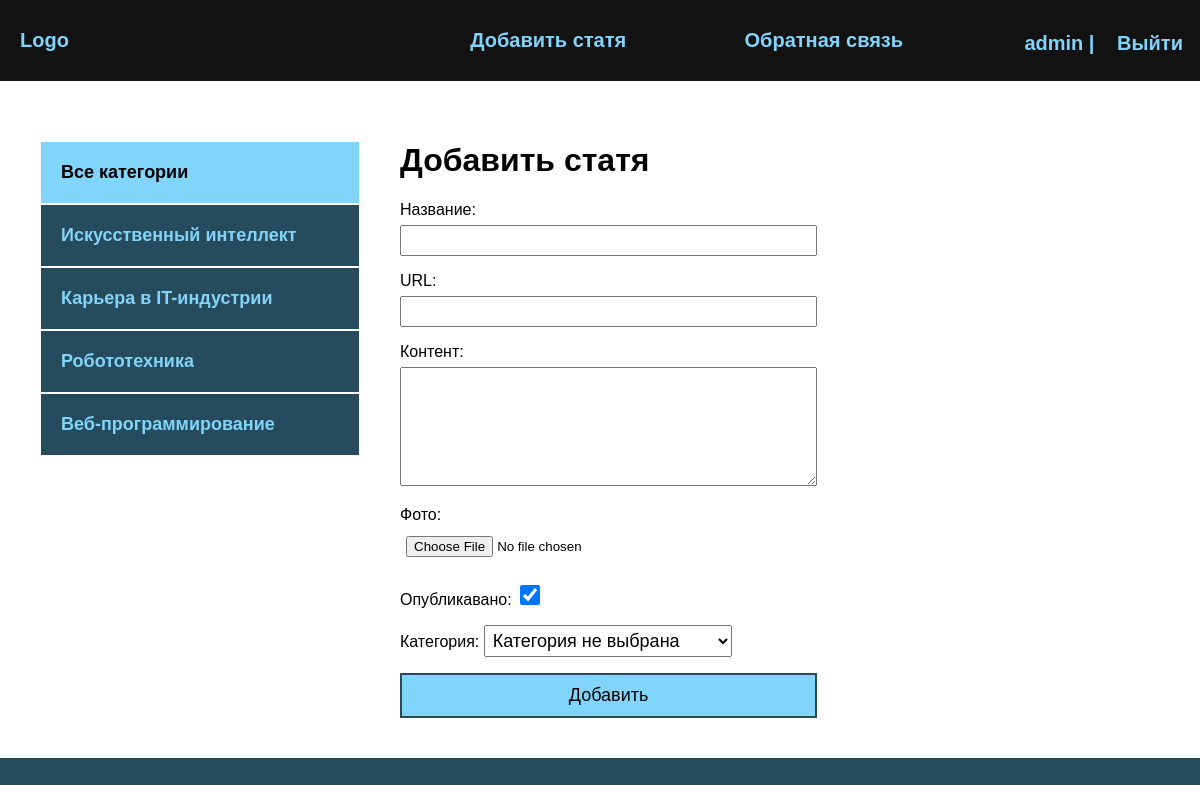
Screenshot of /addpage/ (signed in) with the database file from the repository.
### blog/models.py (models this page shows)
class Category(models.Model):
    name = models.CharField(max_length=100, verbose_name='Категория')
    slug = models.SlugField(max_length=100, unique=True, verbose_name='URL')
    def __str__(self):
        return self.name
    def get_absolute_url(self):
        return reverse('category', kwargs={'cat_slug': self.slug})
    class Meta:
        verbose_name = 'категорию'
        verbose_name_plural = 'категории'

### blog/views.py (the view)
# urls.py: path('addpage/', AddPage.as_view(), name='add_page'),
class AddPage(LoginRequiredMixin, DataMixin, CreateView):
    form_class = AddPostForm
    template_name = 'blog/addpage.html'
    success_url = reverse_lazy('index')
    login_url = reverse_lazy('login')  # LoginRequiredMixinfoydalanuvchi ruyhatdan utmagan bulsa index ga otib yuboradi
    def get_context_data(self, *, object_list=None, **kwargs):
        context = super().get_context_data(**kwargs)
        c_def = self.get_user_context(title='Добавить статя')
        return dict(list(context.items()) + list(c_def.items()))

### blog/forms.py
class AddPostForm(forms.ModelForm):
    class Meta:
        model = Blog
        fields = ['title', 'slug', 'content', 'photo', 'is_published', 'cat']
        widgets = {
                'title': forms.TextInput(attrs={'class': 'form-input'}),
                'slug': forms.TextInput(attrs={'class': 'form-input'}),
                'content': forms.Textarea(attrs={'class': 'form-input', 'rows': 7}),
        }
    def __init__(self, *args, **kwargs):
        super().__init__(*args, **kwargs)
        self.fields['cat'].empty_label = 'Категория не выбрана'

### blog/utils.py (called while the page is built)
    def get_user_context(self, **kwargs):
        context = kwargs
        cats = Category.objects.annotate(Count('blog'))
        user_menu = menu.copy()  # menu ni kopy qilsak user_menu xotirada boshqa joyda saqlanadi va uni uzgartirsak menu dan hech narsa uzgarmaydi
        if not self.request.user.is_authenticated:
            user_menu.pop(0)  # agar user ruyhatdan utmahan bulsa
        context['menu'] = user_menu
        context['cats'] = cats
        if 'cat_selected' not in context:
            context['cat_selected'] = 0
        return context

### blog/templates/blog/addpage.html (shortened to what this page needs)
{% extends 'blog/base.html' %}
{% block content %}
<h1>{{ title }}</h1>
<form action="{% url 'add_page' %}" method="post" enctype="multipart/form-data">
    {{ form.as_p }}
    <button>Добавить</button>
</form>
{% endblock content %}

### blog/templates/blog/base.html (shortened to what this page needs)
<!DOCTYPE html>
{% load static %}
{% load blog_tags %}
<html lang="en">
<head>
    <link rel="stylesheet" href="{% static 'css/style.css' %}">
</head>
<body>
    <div class="header">
        <div class="wrap">
            <ul class="mainmenu">
                <li class="logo"><a href="{% url 'index' %}">Logo</a></li>
                {% for m in menu %}
                <li class="last"><a href="{% url m.url_name %}">{{ m.title }}</a></li>
                {% endfor %}
                {% if request.user.is_authenticated %}
                    <li class="last">{{ user.username }} |
                        <form action="{% url 'logout'%}" method="post">
                            <input type="submit" value="Выйти" class="log">
                        </form></li>
                {% else %}
                    <li class="last"><a href="{% url 'register' %}">Регистрация</a> | <a href="{% url 'login' %}">Войти</a></li>
                {% endif %}
            </ul>
        </div>
    </div>
    <div class="content">
        <div class="wrap">
            <div class="sidebar">
                <ul>
                    {% if cat_selected == 0 %}
                        <li class="selected">Все категории </li>
                    {% else %}
                    <li><a href="{% url 'index' %}">Все категории</a></li>
                    {% endif %}
                    {% for c in cats %}
                        {% if c.blog__count > 0 %}
                            {% if c.pk == cat_selected %}
                                <li class="selected">{{ c.name }}</li>
                            {% else %}
                                <li><a href="{{ c.get_absolute_url }}">{{ c.name }}</a></li>
                            {% endif %}
                        {% endif %}
                {% endfor %}
                </ul>
            </div>
            <div class="main">
                {% block content %}
                {% endblock content %}
            </div>
        </div>
    </div>
</body>
</html>

### blog/static/css/style.css (style rules this page uses)
body { margin: 0; padding: 0; background: #264b5d; font-family: Verdana, Geneva, Tahoma, sans-serif; }
.wrap { max-width: 1200px; margin: 0 auto; }
.content .wrap { background: #FFF; padding: 40px; box-sizing: border-box; display: flex; }
ul { list-style: none; margin: 0; padding: 0; }
a { color:#81d4fa; text-decoration: none; padding: 20px; }
.header { background: #121212; }
.mainmenu { display: flex; align-items: center; font-size: 20px; font-weight: bold; justify-content: space-between; }
.logo { flex-basis: 40%; }
.last { flex-basis: 30%; text-align: right; color: #81d4fa; }
.mainmenu li { padding: 20px 0; }
.sidebar ul { width: 320px; margin-right: 40px; margin-top: 20px; }
.sidebar a { padding: 20px; display: block; border: 1px solid #FFF; background: #264b5d; font-weight: bold; font-size: 18px; }
.selected { background: #81d4fa; padding: 20px; border: 1px solid #FFF; font-weight: bold; font-size: 18px; }
button { background: #81d4fa; border: 2px solid #264b5d; width: 100%; padding: 10px; font-size: 18px; cursor: pointer; }
input, textarea { width: 100%; margin-top: 6px; padding: 6px; box-sizing: border-box; }
#id_is_published { width: 20px; height: 20px; }
#id_cat { font-size: 18px; padding: 4px; }
.last a { display: inline; }
.log { color: #81d4fa; background: transparent; border: 0; font-size: 20px; font-weight: bold; width: 100px; cursor: pointer; }
.last form { display: inline; }

### rows the page displays
Category: name "Искусственный интеллект"
Category: name "Карьера в IT-индустрии"
Category: name "Робототехника"
Category: name "Веб-программирование"

### other values shown
{{ m.title }} "Добавить статя" "Обратная связь"
{{ user.username }} "admin"
{{ title }} "Добавить статя"
